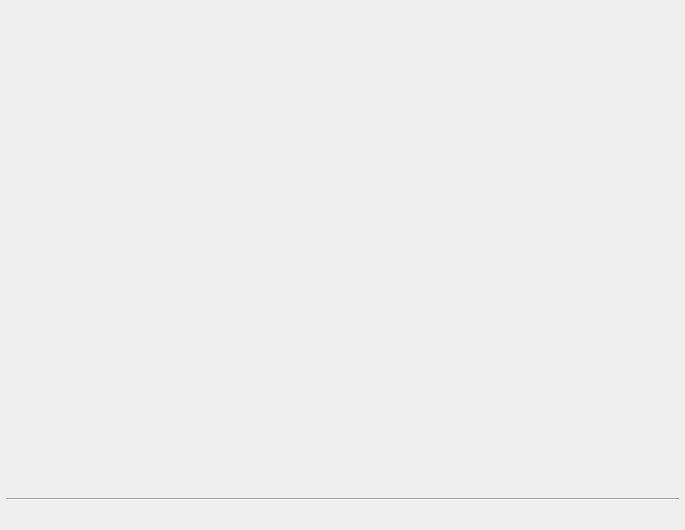
<?xml version="1.0" encoding="UTF-8"?>
<ui version="4.0">
 <class>frmBase</class>
 <widget class="QWidget" name="frmBase">
  <property name="geometry">
   <rect>
    <x>0</x>
    <y>0</y>
    <width>685</width>
    <height>530</height>
   </rect>
  </property>
  <property name="font">
   <font>
    <pointsize>10</pointsize>
   </font>
  </property>
  <property name="windowTitle">
   <string/>
  </property>
  <layout class="QHBoxLayout" name="horizontalLayout_12">
   <property name="spacing">
    <number>0</number>
   </property>
   <property name="margin">
    <number>0</number>
   </property>
   <item>
    <layout class="QVBoxLayout" name="verticalLayout_2">
     <property name="spacing">
      <number>0</number>
     </property>
     <item>
      <widget class="QWidget" name="widTop" native="true">
       <property name="minimumSize">
        <size>
         <width>0</width>
         <height>27</height>
        </size>
       </property>
       <property name="maximumSize">
        <size>
         <width>16777215</width>
         <height>27</height>
        </size>
       </property>
       <layout class="QHBoxLayout" name="horizontalLayout_7">
        <property name="spacing">
         <number>0</number>
        </property>
        <property name="margin">
         <number>0</number>
        </property>
        <item>
         <layout class="QHBoxLayout" name="horizontalLayout">
          <property name="spacing">
           <number>0</number>
          </property>
          <item>
           <widget class="QWidget" name="widTopLeft" native="true">
            <property name="minimumSize">
             <size>
              <width>8</width>
              <height>27</height>
             </size>
            </property>
            <property name="maximumSize">
             <size>
              <width>8</width>
              <height>27</height>
             </size>
            </property>
           </widget>
          </item>
          <item>
           <widget class="QWidget" name="widTitle" native="true">
            <property name="minimumSize">
             <size>
              <width>0</width>
              <height>27</height>
             </size>
            </property>
            <property name="maximumSize">
             <size>
              <width>16777215</width>
              <height>27</height>
             </size>
            </property>
            <layout class="QHBoxLayout" name="horizontalLayout_3">
             <property name="spacing">
              <number>0</number>
             </property>
             <property name="margin">
              <number>0</number>
             </property>
             <item>
              <layout class="QHBoxLayout" name="horizontalLayout_2">
               <property name="spacing">
                <number>0</number>
               </property>
               <item>
                <widget class="QLabel" name="labIcon">
                 <property name="minimumSize">
                  <size>
                   <width>16</width>
                   <height>16</height>
                  </size>
                 </property>
                 <property name="maximumSize">
                  <size>
                   <width>22</width>
                   <height>30</height>
                  </size>
                 </property>
                 <property name="toolTip">
                  <string/>
                 </property>
                 <property name="lineWidth">
                  <number>0</number>
                 </property>
                 <property name="text">
                  <string/>
                 </property>
                 <property name="scaledContents">
                  <bool>false</bool>
                 </property>
                 <property name="indent">
                  <number>0</number>
                 </property>
                </widget>
               </item>
               <item>
                <widget class="QLabel" name="labTitle">
                 <property name="text">
                  <string/>
                 </property>
                </widget>
               </item>
               <item>
                <widget class="QWidget" name="widButton" native="true">
                 <property name="minimumSize">
                  <size>
                   <width>90</width>
                   <height>27</height>
                  </size>
                 </property>
                 <property name="maximumSize">
                  <size>
                   <width>90</width>
                   <height>27</height>
                  </size>
                 </property>
                 <widget class="QPushButton" name="btnMin">
                  <property name="geometry">
                   <rect>
                    <x>10</x>
                    <y>0</y>
                    <width>28</width>
                    <height>19</height>
                   </rect>
                  </property>
                  <property name="minimumSize">
                   <size>
                    <width>28</width>
                    <height>19</height>
                   </size>
                  </property>
                  <property name="maximumSize">
                   <size>
                    <width>28</width>
                    <height>19</height>
                   </size>
                  </property>
                  <property name="cursor">
                   <cursorShape>PointingHandCursor</cursorShape>
                  </property>
                  <property name="text">
                   <string/>
                  </property>
                  <property name="icon">
                   <iconset resource="../EfbManagement.qrc">
                    <normaloff>:/img/MinSizeButton.png</normaloff>:/img/MinSizeButton.png</iconset>
                  </property>
                  <property name="iconSize">
                   <size>
                    <width>28</width>
                    <height>19</height>
                   </size>
                  </property>
                  <property name="flat">
                   <bool>true</bool>
                  </property>
                 </widget>
                 <widget class="QPushButton" name="btnMax">
                  <property name="geometry">
                   <rect>
                    <x>38</x>
                    <y>0</y>
                    <width>26</width>
                    <height>19</height>
                   </rect>
                  </property>
                  <property name="minimumSize">
                   <size>
                    <width>26</width>
                    <height>19</height>
                   </size>
                  </property>
                  <property name="maximumSize">
                   <size>
                    <width>26</width>
                    <height>19</height>
                   </size>
                  </property>
                  <property name="cursor">
                   <cursorShape>PointingHandCursor</cursorShape>
                  </property>
                  <property name="text">
                   <string/>
                  </property>
                  <property name="icon">
                   <iconset resource="../EfbManagement.qrc">
                    <normaloff>:/img/MaxSizeButton.png</normaloff>:/img/MaxSizeButton.png</iconset>
                  </property>
                  <property name="iconSize">
                   <size>
                    <width>26</width>
                    <height>19</height>
                   </size>
                  </property>
                  <property name="flat">
                   <bool>true</bool>
                  </property>
                 </widget>
                 <widget class="QPushButton" name="btnClose">
                  <property name="geometry">
                   <rect>
                    <x>64</x>
                    <y>0</y>
                    <width>27</width>
                    <height>19</height>
                   </rect>
                  </property>
                  <property name="minimumSize">
                   <size>
                    <width>27</width>
                    <height>19</height>
                   </size>
                  </property>
                  <property name="maximumSize">
                   <size>
                    <width>27</width>
                    <height>19</height>
                   </size>
                  </property>
                  <property name="cursor">
                   <cursorShape>PointingHandCursor</cursorShape>
                  </property>
                  <property name="text">
                   <string/>
                  </property>
                  <property name="icon">
                   <iconset resource="../EfbManagement.qrc">
                    <normaloff>:/img/CloseButton.png</normaloff>:/img/CloseButton.png</iconset>
                  </property>
                  <property name="iconSize">
                   <size>
                    <width>27</width>
                    <height>19</height>
                   </size>
                  </property>
                  <property name="flat">
                   <bool>true</bool>
                  </property>
                 </widget>
                </widget>
               </item>
              </layout>
             </item>
            </layout>
           </widget>
          </item>
          <item>
           <widget class="QWidget" name="widTopRight" native="true">
            <property name="minimumSize">
             <size>
              <width>9</width>
              <height>27</height>
             </size>
            </property>
            <property name="maximumSize">
             <size>
              <width>9</width>
              <height>27</height>
             </size>
            </property>
           </widget>
          </item>
         </layout>
        </item>
       </layout>
       <zorder></zorder>
      </widget>
     </item>
     <item>
      <widget class="QWidget" name="widMid" native="true">
       <layout class="QHBoxLayout" name="horizontalLayout_11">
        <property name="spacing">
         <number>0</number>
        </property>
        <property name="margin">
         <number>0</number>
        </property>
        <item>
         <layout class="QHBoxLayout" name="horizontalLayout_10">
          <property name="spacing">
           <number>0</number>
          </property>
          <item>
           <widget class="QWidget" name="widLeft" native="true">
            <property name="minimumSize">
             <size>
              <width>6</width>
              <height>0</height>
             </size>
            </property>
            <property name="maximumSize">
             <size>
              <width>6</width>
              <height>16777215</height>
             </size>
            </property>
           </widget>
          </item>
          <item>
           <widget class="QWidget" name="widCenter" native="true">
            <layout class="QHBoxLayout" name="horizontalLayout_6">
             <property name="spacing">
              <number>0</number>
             </property>
             <property name="margin">
              <number>0</number>
             </property>
             <item>
              <layout class="QVBoxLayout" name="verticalLayout_3">
               <property name="spacing">
                <number>0</number>
               </property>
               <item>
                <widget class="QWidget" name="widContent" native="true">
                 <property name="font">
                  <font>
                   <pointsize>9</pointsize>
                  </font>
                 </property>
                </widget>
               </item>
               <item>
                <widget class="QWidget" name="widStatus" native="true">
                 <property name="minimumSize">
                  <size>
                   <width>0</width>
                   <height>23</height>
                  </size>
                 </property>
                 <property name="maximumSize">
                  <size>
                   <width>16777215</width>
                   <height>23</height>
                  </size>
                 </property>
                 <layout class="QHBoxLayout" name="horizontalLayout_5">
                  <property name="spacing">
                   <number>0</number>
                  </property>
                  <property name="margin">
                   <number>0</number>
                  </property>
                  <item>
                   <layout class="QVBoxLayout" name="verticalLayout">
                    <property name="spacing">
                     <number>0</number>
                    </property>
                    <item>
                     <widget class="Line" name="line">
                      <property name="orientation">
                       <enum>Qt::Horizontal</enum>
                      </property>
                     </widget>
                    </item>
                    <item>
                     <layout class="QHBoxLayout" name="horizontalLayout_4">
                      <property name="spacing">
                       <number>0</number>
                      </property>
                      <property name="leftMargin">
                       <number>2</number>
                      </property>
                      <item>
                       <widget class="QLabel" name="labBarLeft">
                        <property name="maximumSize">
                         <size>
                          <width>16666666</width>
                          <height>16777215</height>
                         </size>
                        </property>
                        <property name="font">
                         <font>
                          <pointsize>9</pointsize>
                         </font>
                        </property>
                        <property name="text">
                         <string/>
                        </property>
                       </widget>
                      </item>
                      <item>
                       <widget class="QLabel" name="labBarRight">
                        <property name="minimumSize">
                         <size>
                          <width>200</width>
                          <height>0</height>
                         </size>
                        </property>
                        <property name="maximumSize">
                         <size>
                          <width>200</width>
                          <height>16777215</height>
                         </size>
                        </property>
                        <property name="font">
                         <font>
                          <pointsize>9</pointsize>
                         </font>
                        </property>
                        <property name="text">
                         <string/>
                        </property>
                        <property name="alignment">
                         <set>Qt::AlignRight|Qt::AlignTrailing|Qt::AlignVCenter</set>
                        </property>
                       </widget>
                      </item>
                     </layout>
                    </item>
                   </layout>
                  </item>
                 </layout>
                </widget>
               </item>
              </layout>
             </item>
            </layout>
           </widget>
          </item>
          <item>
           <widget class="QWidget" name="widRight" native="true">
            <property name="minimumSize">
             <size>
              <width>6</width>
              <height>0</height>
             </size>
            </property>
            <property name="maximumSize">
             <size>
              <width>6</width>
              <height>16777215</height>
             </size>
            </property>
           </widget>
          </item>
         </layout>
        </item>
       </layout>
      </widget>
     </item>
     <item>
      <widget class="QWidget" name="widBut" native="true">
       <property name="minimumSize">
        <size>
         <width>0</width>
         <height>9</height>
        </size>
       </property>
       <property name="maximumSize">
        <size>
         <width>16777215</width>
         <height>9</height>
        </size>
       </property>
       <layout class="QHBoxLayout" name="horizontalLayout_9">
        <property name="spacing">
         <number>0</number>
        </property>
        <property name="margin">
         <number>0</number>
        </property>
        <item>
         <layout class="QHBoxLayout" name="horizontalLayout_8">
          <property name="spacing">
           <number>0</number>
          </property>
          <property name="leftMargin">
           <number>0</number>
          </property>
          <property name="rightMargin">
           <number>0</number>
          </property>
          <item>
           <widget class="QWidget" name="widButtomLeft" native="true">
            <property name="minimumSize">
             <size>
              <width>8</width>
              <height>9</height>
             </size>
            </property>
            <property name="maximumSize">
             <size>
              <width>8</width>
              <height>9</height>
             </size>
            </property>
           </widget>
          </item>
          <item>
           <widget class="QWidget" name="widButtom" native="true">
            <property name="minimumSize">
             <size>
              <width>0</width>
              <height>9</height>
             </size>
            </property>
            <property name="maximumSize">
             <size>
              <width>16777215</width>
              <height>9</height>
             </size>
            </property>
           </widget>
          </item>
          <item>
           <widget class="QWidget" name="widButtomRight" native="true">
            <property name="minimumSize">
             <size>
              <width>9</width>
              <height>9</height>
             </size>
            </property>
            <property name="maximumSize">
             <size>
              <width>9</width>
              <height>9</height>
             </size>
            </property>
           </widget>
          </item>
         </layout>
        </item>
       </layout>
      </widget>
     </item>
    </layout>
   </item>
  </layout>
 </widget>
 <resources>
  <include location="../EfbManagement.qrc"/>
 </resources>
 <connections/>
</ui>
